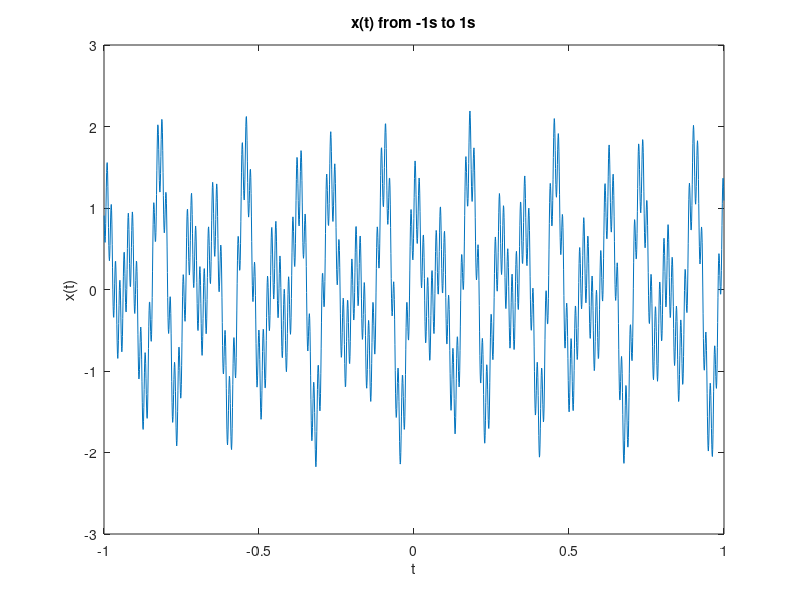

Write the MATLAB code that produced this figure. (Note: this script raises an error after producing the figure.)
close all;
clear; 

n = 3e4;
t = linspace(-15, 15, n);
fs = n/30;

a1 = 22;
a2 = 14;
a3 = 147;

f1 = @(t) cos(a1*pi*t);
f = @(t) f1(t) + 0.7 * sin(a2*pi*t) + 0.5*sin(a3*pi*t);

x1 = f1(t);
x = f(t);
nfft = 2^(nextpow2(length(x))-1);

mask = (-1<t & t<1);

figure(1)
plot(t(mask), x(mask))
xlabel("t")
ylabel("x(t)")
title("x(t) from -1s to 1s")

figure(2)
[pxx, w] = pwelch(x, nfft, nfft/2, nfft, fs, 'onesided');
loglog(w, pxx);
xlabel('Frequency (Hz)')
ylabel('PSD (dB/Hz)')
title("Power Density Spectrum of x(t)")

fc = [10 20];
order = 5;
[b,a] = butter(order ,fc/(fs/2));

figure(3)
freqz(b,a)

figure(4)
hold on;
filtered = filtfilt(b, a, x);
plot(t(mask), x1(mask))
plot(t(mask), filtered(mask))
title("Filtered x(t), Butterworth filter order: " + order + "; Cutoff frequencies: " + fc(1) + "," + fc(2) +"Hz")
xlabel("H(\omega)")
ylabel("Time")
legend({'x_{1}(t)', 'Recovered'})

figure(5)
hold off;
loglog(w, pxx);
hold on;
[pxx2, w2] = pwelch(filtered, nfft, nfft/2, nfft, fs);
loglog(w2, pxx2);
xlabel('Frequency (Hz)')
ylabel('PSD (dB/Hz)')
title("PDS of x(t) and x(t) filtered")
legend({'x(t)', 'x_{f}(t)'})

figure(6)
plot(t, filtered - x1)
xlabel("t")
ylabel("x_{f}(t) - x_{1}(t)")
title("Difference between filtered and original time series")
